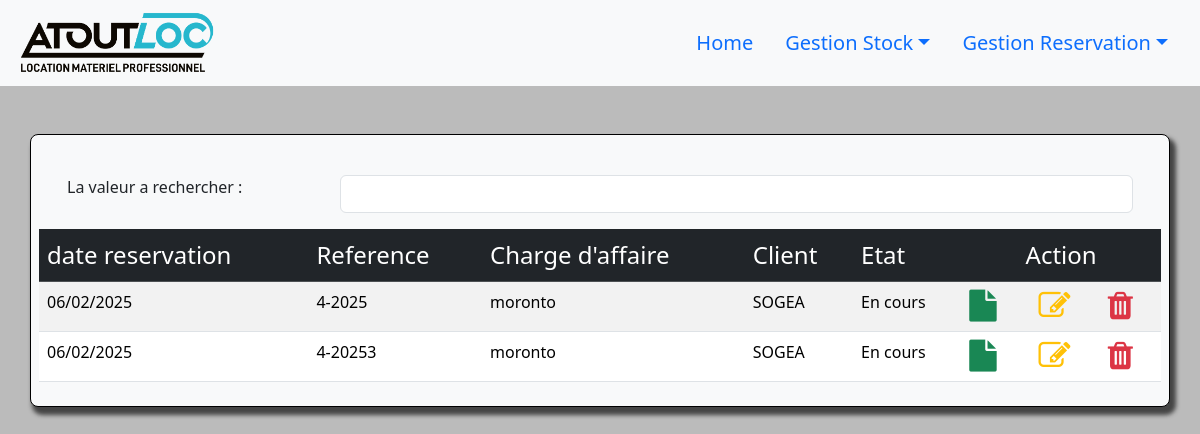
The page /reservations/ (signed in) on the database as committed earlier.
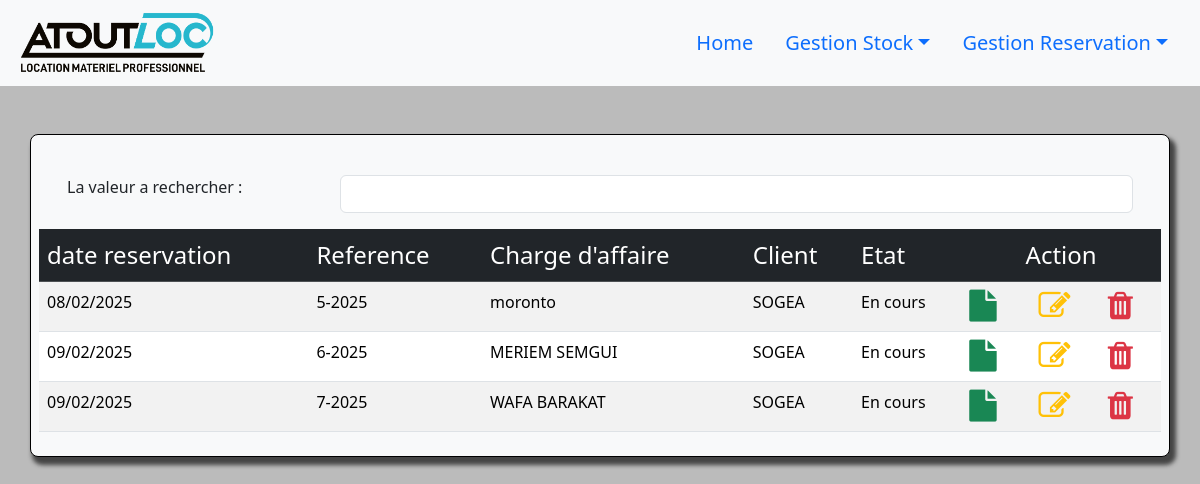
The same page on the database as committed later.
### inventaire/models.py (models this page shows, shortened)
class Reservation(models.Model):
    refReservation=models.CharField(max_length=20,primary_key=True, )
    chargerAffaire=models.CharField(max_length=20)
    dateReservation=models.DateField(default=timezone.now())
    client=models.CharField(max_length=50)
    etat=models.CharField(max_length=20)
    created_at=models.DateTimeField(auto_now_add=True)

### inventaire/views.py (the view)
# urls.py: path('reservations/',reservations,name='reservations'),
@login_required
def reservations(request):
    data=Reservation.objects.all()
    if request.method=='POST':
        data=Reservation.objects.all()
    return render(request,'inventaire/reservations.html',{
        'title':'Reservations',
        'data':data,
    })

### inventaire/templates/inventaire/reservations.html (shortened to what this page needs)
{% extends 'base.html' %}
{% block content %}
<div class=" borderShadaw p-2 bg-light mr-5 mt-5">
    <div class="row m-3">
        <div class="col-md-3"><label for="search">La valeur a rechercher :</label></div>
        <div class="col-md-9"> <input id="search" type="text" class="form-control"></div>
    </div>
    <table   class="table table-striped">
        <thead class="table-dark  fs-4 fs-bold ">
            <tr>
                <td>date reservation</td>
                <td>Reference</td>
                <td>Charge d'affaire</td>
                <td>Client</td>
                <td>Etat</td>
                <td class='text-center'>Action</td>
            </tr>
        </thead>
        <tbody id='table-body'>
            {% for dt in data %}
             <tr>
                <td>{{dt.dateReservation|date:'d/m/Y'}}</td>
                <td>{{dt.refReservation}}</td>
                <td>{{dt.chargerAffaire}}</td>
                <td>{{dt.client}}</td>
                <td>{{dt.etat}}</td>
                <td>
                    <div class="row justify-content-between">
                        <a class="col-md-4" href="{% url 'detailReservation' dt.refReservation %}">
                            <i class="fa fa-file  fa-2x text-success "></i>
                        </a>
                        <a class="col-md-4" href="{% url 'editReservation' dt.refReservation %}">
                            <i class='fa fa-edit  fa-2x  text-warning '></i>
                        </a>
                        <a class="col-md-4" href="{% url 'deleteReservation' dt.refReservation %}">
                            <i class='fa fa-trash fa-2x  text-danger '></i>
                        </a>
                    </div>
                </td>
             </tr>
            {% endfor %}
        </tbody>
    </table>
</div>
{% endblock content %}

Rows that differ between the two databases and show on the page:
removed Reservation: dateReservation "06/02/2025", refReservation "4-2025", chargerAffaire "moronto", client "SOGEA", etat "En cours"
removed Reservation: dateReservation "06/02/2025", refReservation "4-20253", chargerAffaire "moronto", client "SOGEA", etat "En cours"
added Reservation: dateReservation "08/02/2025", refReservation "5-2025", chargerAffaire "moronto", client "SOGEA", etat "En cours"
added Reservation: dateReservation "09/02/2025", refReservation "6-2025", chargerAffaire "MERIEM SEMGUI", client "SOGEA", etat "En cours"
added Reservation: dateReservation "09/02/2025", refReservation "7-2025", chargerAffaire "WAFA BARAKAT", client "SOGEA", etat "En cours"
